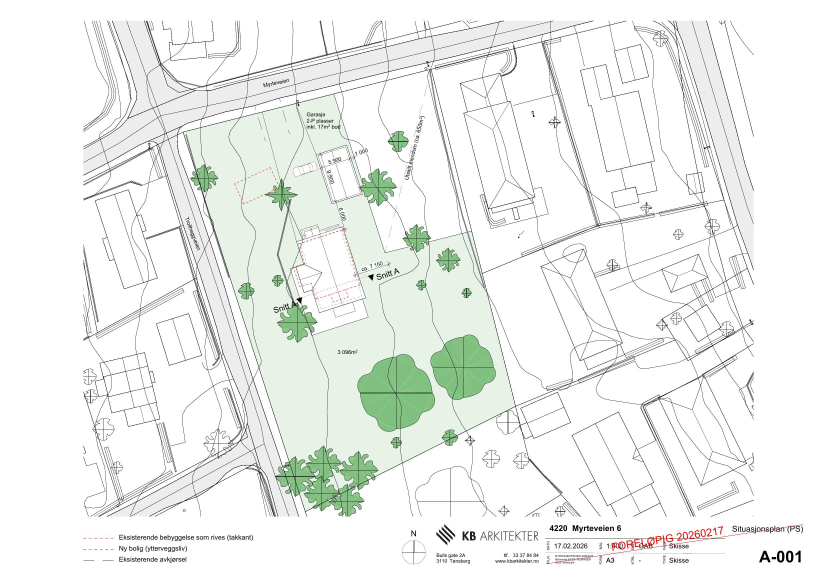
#> input picture assets/images/drawings/situasjonsplan-1.jpg, 2481 x 1754 px (shown at 1/3 size)
$ python generate_felles_utkjoring_sketch.py
#> lines starting #> are read from the running program, lines starting #| are printed output that depends on the picture
"""
Genererer eget forslag til skisse for FELLES UTKJØRING (Myrteveien 6 + fradelt tomt Var. 1C):
- Plantegning (1:250 utsnitt) med to nivåer:
  * Øvre nivå (+25,5–25,8 NN2000): M6 hovedinngang nord, portrom, Ny garasje vestporter,
    og trinnfri gangvei (UU ~4 %) vest for Ny garasje ut til felles utkjøring.
  * Nedre nivå (+23,25–24,4 NN2000): Kjellerport NØ på Ny garasje, felles nedre tun/utkjørsel
    forskjøvet østover mot lavere Myrteveien (kote +24,1–24,6), og ny garasje/carport på
    fradelt tomt parallelt med Myrteveien (2,5 m fra veigrense).
- To eksakte høydeprofiler (lengdesnitt) basert på Kartverket DTM1 (NN2000):
  * Profil A: Kjellerport NØ -> felles tun -> Myrteveien (sammenligning e=+8 m vs rett nord)
  * Profil B: M6 norddør -> portrom vest -> felles utkjøring (trinnfri ~4 %)

Alle merkelapper ligger utenfor tomtene / i dedikerte marger.
"""

import math
import os
import subprocess
import numpy as np
from PIL import Image

script_dir = os.path.dirname(os.path.abspath(__file__))
repo_root = os.path.dirname(script_dir)
assets_dir = os.path.join(repo_root, "assets", "images")

bg_path = os.path.join(assets_dir, "drawings", "situasjonsplan-1.jpg")
im = Image.open(bg_path).convert("RGBA")

# Tight, høyoppløst utsnitt rundt Myrteveien + Ny garasje + M6 nord + nordre halvdel av ny parsell
# Plass til venstre og høyre marg utenfor tomteområdet
CROP_X0, CROP_Y0 = 560, 120
CROP_X1, CROP_Y1 = 1580, 820
CROP_W = CROP_X1 - CROP_X0  # 1020
CROP_H = CROP_Y1 - CROP_Y0  # 700
crop_im = im.crop((CROP_X0, CROP_Y0, CROP_X1, CROP_Y1))
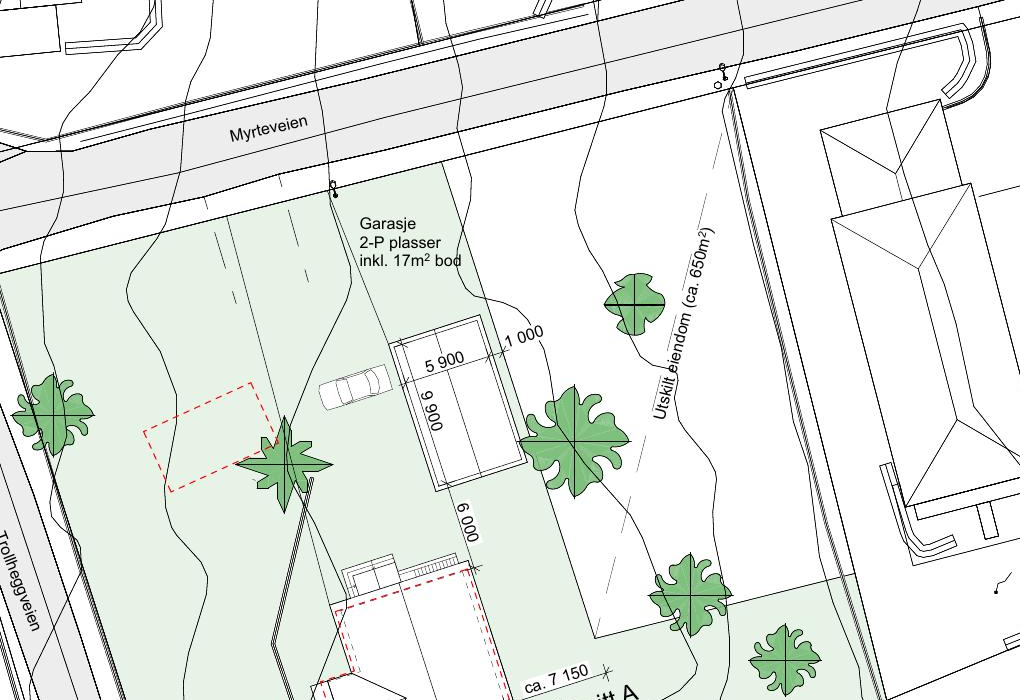
#> crop_im: PIL image 1020x700 RGBA; mean R, G, B, A 231.6, 236, 231.2, 255

# Total lerretsstørrelse (SVG-enheter; rendres i 2x = 3200 x 2400 px)
W, H = 1600, 1200
MAP_X0, MAP_Y0 = 290, 92
MAP_W, MAP_H = 1020, 700  # 1:1 med crop_im!

# Kalibrerte referansepunkter i originalbildet (px)
PX = 14.6994
NE_ORIG = np.array([1293.17, 208.93])
NW_ORIG = np.array([554.70, 399.88])
SE_MARKER_ORIG = np.array([1440.56, 822.33])

u_west = (NW_ORIG - NE_ORIG) / np.linalg.norm(NW_ORIG - NE_ORIG)
u_east_road = -u_west
n_south_road = np.array([-u_west[1], u_west[0]])
if n_south_road[1] < 0:
    n_south_road = -n_south_road

C_BLDG = 0.3227
u_par = np.array([C_BLDG, 1.0]) / math.hypot(C_BLDG, 1.0)
n_east = np.array([u_par[1], -u_par[0]])  # vinkelrett østover fra hus/garasje

# Ny garasje (M6) hjørner i originalbilde
p_gar_ne_orig = np.array([0.32277 * 432.0 + 898.15, 432.0])
p_gar_se_orig = p_gar_ne_orig + 9.9 * PX * u_par
p_gar_nw_orig = p_gar_ne_orig - 5.9 * PX * n_east
p_gar_sw_orig = p_gar_se_orig - 5.9 * PX * n_east

# Variant 1C ny vestgrense (1,05 m øst for Ny garasje)
p_w0 = np.array([0.32277 * 500.0 + 898.15, 500.0]) + (1.05 * PX) * n_east
t_nw, _ = np.linalg.solve(np.column_stack([u_par, -u_west]), NE_ORIG - p_w0)
NW_NEW_ORIG = p_w0 + t_nw * u_par
SW_NEW_ORIG = NW_NEW_ORIG + (37.5 * PX) * u_par

# M6 hovedhus nordvegg & inngangsdør (trapp på nordveggen)
p_house_ne_orig = np.array([0.32254 * 695.0 + 808.28, 695.0])
p_house_inngang_orig = p_house_ne_orig - 4.7 * PX * n_east
p_house_nw_orig = p_house_ne_orig - 8.6 * PX * n_east


def to_svg(p_orig):
    return np.array([p_orig[0] - CROP_X0 + MAP_X0, p_orig[1] - CROP_Y0 + MAP_Y0])


def poly_str(pts):
    return " ".join(f"{p[0]:.1f},{p[1]:.1f}" for p in pts)


def road_pt(e_m, s_m=0.0):
    """Punkt målt e_m meter øst for NV_ny langs Myrteveien og s_m meter sørover vinkelrett på veien."""
    return to_svg(NW_NEW_ORIG + (e_m * PX) * u_east_road + (s_m * PX) * n_south_road)


NE = to_svg(NE_ORIG)
NW_NEW = to_svg(NW_NEW_ORIG)
SW_NEW = to_svg(SW_NEW_ORIG)
SE_MARKER = to_svg(SE_MARKER_ORIG)
GAR_NE = to_svg(p_gar_ne_orig)
GAR_SE = to_svg(p_gar_se_orig)
GAR_NW = to_svg(p_gar_nw_orig)
GAR_SW = to_svg(p_gar_sw_orig)
H_NE = to_svg(p_house_ne_orig)
H_INNG = to_svg(p_house_inngang_orig)
H_NW = to_svg(p_house_nw_orig)

# Beregn 15 m byggegrense fra vegmidt (~11 m fra nordgrense) + 4 m byggefelt på ny parsell
def inset_quad(pts, insets_m):
    sa = sum(pts[i][0] * pts[(i + 1) % 4][1] - pts[(i + 1) % 4][0] * pts[i][1] for i in range(4))
    sign = 1.0 if sa > 0 else -1.0
    lines = []
    for i in range(4):
        p1, p2 = pts[i], pts[(i + 1) % 4]
        d = (p2 - p1) / np.linalg.norm(p2 - p1)
        n_in = sign * np.array([-d[1], d[0]])
        lines.append((p1 + insets_m[i] * PX * n_in, d))
    out = []
    for i in range(4):
        q1, d1 = lines[(i - 1) % 4]
        q2, d2 = lines[i]
        t, _ = np.linalg.solve(np.column_stack([d1, -d2]), q2 - q1)
        out.append(q1 + t * d1)
#> (the rest of the program and of its run is left out)
